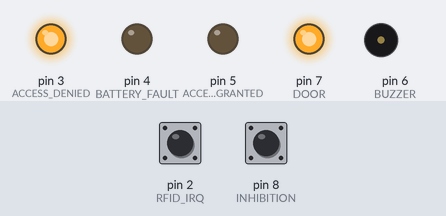
A sketch run on a simulated Arduino Uno, built with avr-gcc and run on an emulated ATmega328P. Parts: output pins drawn as LEDs (lit = HIGH), buzzer (waves = sounding, pin HIGH). The test bench sets the inputs (shaded band); at power-on: pin 2 (RFID_IRQ) HIGH, pin 8 (INHIBITION) HIGH. Pins used as bus, display or sensor lines are not drawn; what the sketch prints to the serial monitor is not drawn.

Above: at 5.0 s.
5.1 s: pin 2 (RFID_IRQ) driven LOW
At 6.1 s:
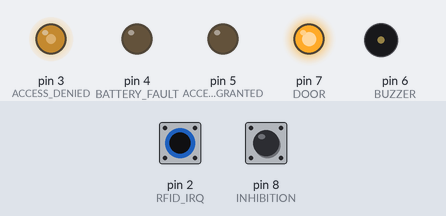
6.6 s: pin 8 (INHIBITION) pulled LOW for 0.15 s
At 7.8 s:
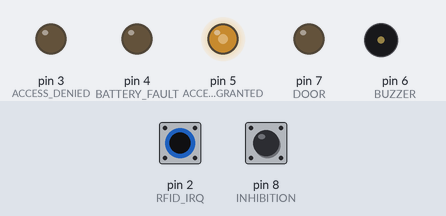
8.2 s: pin 2 (RFID_IRQ) pulsed HIGH 5 times (0.12 s each, 0.3 s apart)
Timing chart, 0 to 11.2 s (numbered marks = the images above; inputs shaded):
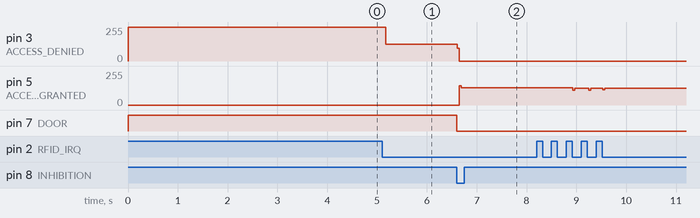

The sketch:

Access_Control.ino
```cpp
/*
 * @Author 1: AKAKOTO Boris Marius
 * @Author 2: AMOUSSOU Zinsou Kenneth
 * @Project: ACCESS CONTROL
 * @Summary:
 *
 * @University: UAC/EPAC
 * @Department: EE
 * @Date: 30/06/2017
 * @updated at: ~
 * @Version: 1.0
 */

/*
 * GENERAL USE LIBRARY
 */
 #include <MFRC522.h>
 #include <SPI.h>

/*
 * FUNCTION PROTOTYPE
 */
 void readRFID();
 void clearInterrupt(MFRC522 rfid);
 bool isGranted(MFRC522 rfid);
 void activateRec(MFRC522 rfid);

/*
 * PIN DEFINITION
 */

/* Analog input */
 #define BATTERY 0

 /* Digital input */
 #define ACCESS_GRANTED 5 // Green led  ** OUTPUT **
 #define ACCESS_DENIED 3 // Red led     ** OUTPUT **
 #define BATTERY_FAULT 4 // Yellow led  ** OUTPUT **
 #define BUZZER 6        //             ** OUTPUT **
 #define DOOR 7          //             ** OUTPUT **
 #define INHIBITION 8  //               ** INPUT **

/*
 * GENERAL PURPOSE DEFINITION
 */
  #define RST_PIN 9  /* RFID module PIN config - Reset */
  #define SDA_PIN  10 /* RFID module PIN config -  SDA */
  #define RFID_IRQ 2 /* RFID module PIN config -  IRQ */

  #define VOLTAGE_THRESHOLD 10

  /* DOOR */
  #define LOCK 1
  #define UNLOCK 0
  #define DOOR_OPEN_MIN_TIME 10000

 /*
  * VARIABLES
  */

  /*
   * RFID MODULE INIT
   */
  MFRC522 rfid(SDA_PIN, RST_PIN);
  MFRC522::MIFARE_Key key;

  /*
   * Global variable
   */
    bool ag = false; /* Access granted */
    bool toogle = false, buzzer = false, v_toogle = false;
    bool door_alert = false;
    bool low_voltage_alert = false;
    int led_clk = 0, v_led_clk = 0, door_clk = 0;
    int receptionEnable_clk = 0;
    int v_acquisition_clk = 0;
    int door_open = 0; /* Count the time since the door opening */
    unsigned char regVal = 0x7F;
    volatile bool intFlag = false; /* Interrupt flag */

    /* Valid code:  59, 37, 249, 101 }, {21, 234, 64, 119 } */
    byte allowedCode[2][4] = {{ 59, 37, 249, 101 }, {21, 234, 64, 119 }};
void setup() {

  Serial.begin(9600);
  /*
   * PIN CONFIGURATIONS
   */
   pinMode(ACCESS_GRANTED, OUTPUT);
   pinMode(ACCESS_DENIED, OUTPUT);
   pinMode(BATTERY_FAULT, OUTPUT);
   pinMode(BUZZER, OUTPUT);
   pinMode(DOOR, OUTPUT);

   pinMode(INHIBITION, INPUT_PULLUP); /* Internal Pull up resistor enable */
   pinMode(RFID_IRQ, INPUT_PULLUP);   /* Internal Pull up resistor enable */

   /*
    * INITIAL STATE
    */
    digitalWrite(ACCESS_GRANTED, LOW); digitalWrite(ACCESS_DENIED, HIGH);
    digitalWrite(BATTERY_FAULT, LOW);
    digitalWrite(BUZZER, LOW);  digitalWrite(DOOR, LOCK);

    /*
     * INITIALIZE SPI & RFID MODULE
     */
     SPI.begin();
     rfid.PCD_Init();

     regVal = 0xA0; /* rx irq */
     rfid.PCD_WriteRegister(rfid.ComIEnReg,regVal);
     intFlag = false;

    /*
     * INTERRUPT INITIALISATION
     */
    attachInterrupt(digitalPinToInterrupt(RFID_IRQ), readRFID, FALLING);

    do{ /* clear a spourious interrupt at start */
      ;
    }while(!intFlag);
    intFlag = false;

}

void loop(){
  /*
   * RFID module Branch
   */
  if(intFlag){
    rfid.PICC_ReadCardSerial();
    if(isGranted(rfid)){
      for(byte k=0; k<4; k++){
        Serial.println(rfid.uid.uidByte[k]);
      }
      digitalWrite(DOOR, UNLOCK);
      ag = true;
    } else { digitalWrite(DOOR, LOCK); ag = false; }

    clearInterrupt(rfid);
    rfid.PICC_HaltA();
    intFlag = false;
  }

  /*
   * Inhibition enable branch
   */
  if(!digitalRead(INHIBITION)) {
    digitalWrite(DOOR, UNLOCK);
    ag = true;
  }

  /*
   * Blink output led for energy saving
   */
  if(ag){
    if(led_clk>=5){
      toogle ^= 1;
      digitalWrite(ACCESS_GRANTED, toogle);
      digitalWrite(ACCESS_DENIED, LOW);
      led_clk = 0;
    }
  }else{
    if(led_clk>=5){
      toogle ^= 1;
      digitalWrite(ACCESS_GRANTED, LOW);
      digitalWrite(ACCESS_DENIED, toogle);
      led_clk = 0;
    }

    /*
     * DOOR CLOSE / OPEN check
     */
     /*
    if(digitalRead(DOOR_STATE)){
      door_open++;
      if(door_open>=DOOR_OPEN_MIN_TIME){ door_alert = true; door_open = 0; }
      if(door_alert){
        if(door_clk>=500){
          buzzer ^= true;
          digitalWrite(DOOR, buzzer);
          door_clk = 0;
        }
      }
    }else{
      door_alert = false;
      digitalWrite(DOOR, LOW);
    }*/
  }

  /*
   * BATTERY LEVEL CHECKING
   * ** Every ten secons **
   */
  if(v_acquisition_clk >= 10000){
    if(analogRead(BATTERY)<= VOLTAGE_THRESHOLD) low_voltage_alert = true;
    else {
      low_voltage_alert = false;
      digitalWrite(BATTERY_FAULT, LOW);
    }
    v_acquisition_clk = 0;
  }
  if(low_voltage_alert){
    if(v_led_clk>=10){
      v_toogle ^= true;
      digitalWrite(BATTERY_FAULT, v_toogle);
      v_led_clk = 0;
    }
  }


  if(receptionEnable_clk>=100) { activateRec(rfid); receptionEnable_clk = 0; }

  delay(1); /* 1 ms delay */
  led_clk++;
  door_clk++;
  receptionEnable_clk++;
  v_acquisition_clk++;
  v_led_clk++;
}

/*
 *  Function: activateRec
 *  @parameter: MFRC522 rfid
 *  @return : none
 *  @summary: Tell to the MFRC522 the needed commands
 *            to activate the reception
 */
void activateRec(MFRC522 rfid){
    rfid.PCD_WriteRegister(rfid.FIFODataReg, rfid.PICC_CMD_REQA);
    rfid.PCD_WriteRegister(rfid.CommandReg, rfid.PCD_Transceive);
    rfid.PCD_WriteRegister(rfid.BitFramingReg, 0x87);
}


/*
 *  Function: readRFID
 *  @parameter: none
 *  @return : none
 *  @summary: Interrupt service routine.
 *    Handle RFID module interrupt
 */
void readRFID(){
   intFlag = true;
}


/*
 *  Function: clearInterrupt
 *  @parameter: MFRC522 rfid
 *  @return : none
 *  @summary: Clear interrupt
 */
void clearInterrupt(MFRC522 rfid){
   rfid.PCD_WriteRegister(rfid.ComIrqReg,0x7F);
}

/*
 *  Function: isGranted
 *  @parameter: MFRC522 rfid
 *  @return : bool
 *  @summary: Check tag Uid and test whether it's allowed
 *    or not.
 */
bool isGranted(MFRC522 rfid){
  unsigned int i = 0, j = 0;
  bool access_granted = true;
  for(i = 0; i < 2; i++){
    Serial.println("Boucle n°1");
    for(j = 0; j < rfid.uid.size; j++){
      if(allowedCode[i][j] == rfid.uid.uidByte[j]){
        access_granted &= true;
      } else access_granted = false;

    }
    if(access_granted) return true;
  }
  return false;
}
```

Measured:
- after the input at 5.1 s, pin 3 (ACCESS_DENIED): 255/255 → 125/255 after 0.07 s
- after the input at 6.6 s, pin 3 (ACCESS_DENIED): 125/255 → 0/255 at once; pin 5 (ACCESS_GRANTED): 0/255 → 130/255 after 0.05 s; pin 7 (DOOR): HIGH → LOW at once
